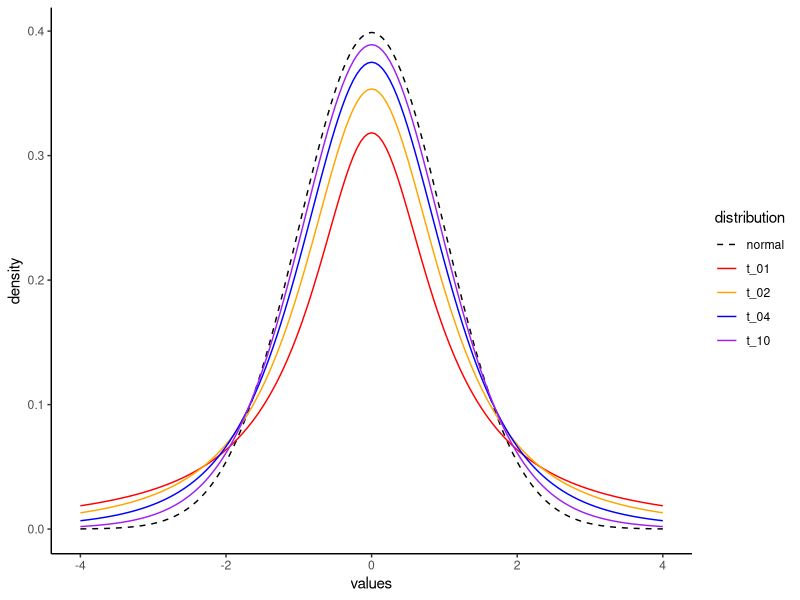

Source code (R):
## ---- chunk 1
library(ggplot2)
library(tidyr)
pl <- read.csv("FatherSonHeights.csv")
## ---- chunk 2
x_vals <- seq(-4, 4, .05)
t_01 <- dt(x_vals, 1)
t_02 <- dt(x_vals, 2)
t_04 <- dt(x_vals, 4)
t_10 <- dt(x_vals, 10)
## ---- chunk 3
distplot_data <- data.frame(values = x_vals,
                            normal = dnorm(x_vals, 0, 1),
                            t_01 = t_01,
                            t_02 = t_02,
                            t_04 = t_04,
                            t_10 = t_10)
## ---- chunk 4
distplot_long <- pivot_longer(distplot_data, cols = normal:t_10,
                              values_to = "density",
                              names_to = "distribution")
## ---- chunk 5
ggplot(distplot_long, aes(values, density)) +
    geom_line(aes(color = distribution, linetype = distribution)) +
    scale_linetype_manual(values = c(2, 1, 1, 1, 1)) +
    scale_color_manual(values = c("black", "red", "orange", "blue", "purple")) +
    theme_classic()
## ---- chunk 6
set.seed(33)
father_son_sample <- pl[sample(nrow(pl), 30, replace = FALSE), ]
## ---- chunk 7
father_son_sample$difference <- father_son_sample$father_height - father_son_sample$son_height
head(father_son_sample)
## ---- chunk 8
# define a function
std_err_mean <- function(x) {
    return(sd(x)/sqrt(length(x)))
}

# use our new function
(std_err_differences <- std_err_mean(father_son_sample$difference))
# calculate t
(t_diff <- mean(father_son_sample$difference)/std_err_differences)
## ---- chunk 9
(pt(-2.57, 29))
## ---- chunk 10
(p_value <- 2 * pt(-2.57, 29))
## ---- chunk 11
(mean_diff <- mean(father_son_sample$difference))
(stderr_diff <- std_err_mean(father_son_sample$difference))
## ---- chunk 12
(high_low <- qt(p = c(0.025, 0.975), df = 29))
## ---- chunk 13
(confint_95 <- (high_low * stderr_diff) + mean_diff)
## ---- chunk 14
(higher_lower <- qt(p = c(0.005, 0.995), df = 29))
(confint_99 <- (higher_lower * stderr_diff) + mean_diff)
